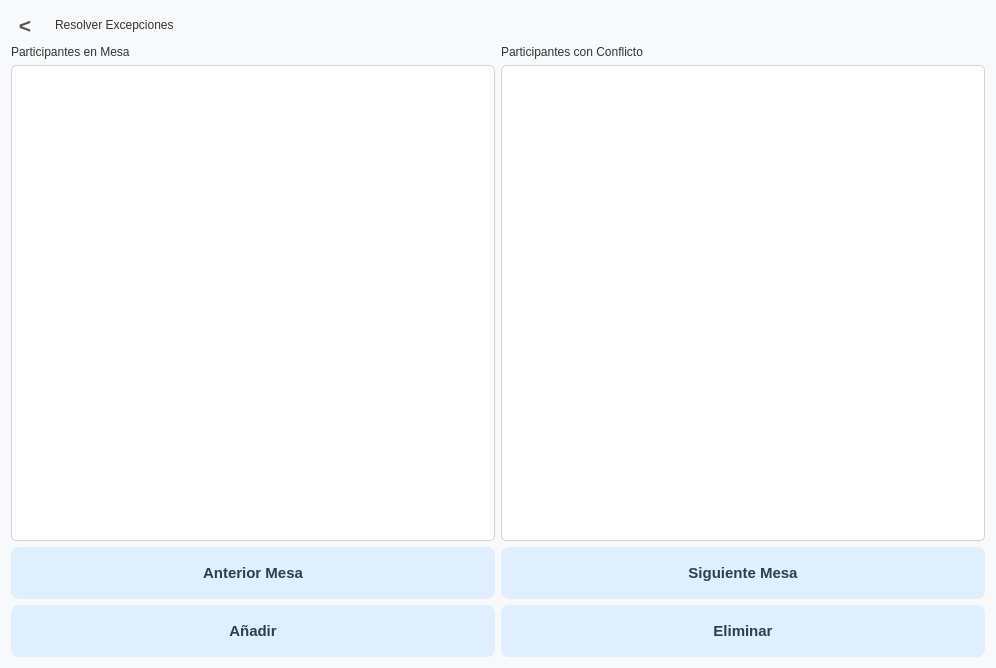
<?xml version="1.0" encoding="UTF-8"?>
<ui version="4.0">
 <class>Form</class>
 <widget class="QWidget" name="Form">
  <property name="geometry">
   <rect>
    <x>0</x>
    <y>0</y>
    <width>996</width>
    <height>668</height>
   </rect>
  </property>
  <property name="windowTitle">
   <string>Resolver Excepciones</string>
  </property>
  <property name="styleSheet">
   <string>
/* --- Estilo General --- */
QWidget {
    font-family: 'Segoe UI', 'Arial', 'sans-serif';
    background-color: #F8F9FA; /* Un blanco roto muy suave */
    color: #333333;
}

/* --- Título Principal --- */
QLabel[objectName=&quot;TitleLabel_Exceptions&quot;] {
    font-size: 24pt;
    font-weight: bold;
    color: #2C3E50; /* Un azul oscuro */
    padding-bottom: 10px;
    background-color: transparent;
}

/* --- Etiquetas de listas --- */
QLabel[objectName^=&quot;Label_&quot;] {
    font-size: 14pt;
    font-weight: bold;
    color: #333;
    background-color: transparent;
    padding-top: 10px;
}

/* --- Botón de Atrás --- */
QToolButton {
    font-size: 16pt;
    font-weight: bold;
    color: #555555;
    background-color: transparent;
    border: none;
    padding-right: 10px;
}
QToolButton:hover {
    color: #000000;
}

/* --- Botones Principales --- */
QPushButton {
    background-color: #E0EFFF; /* Azul pastel */
    color: #2C3E50;
    font-size: 11pt;
    font-weight: bold;
    border: none;
    border-radius: 8px; /* ¡ESQUINAS REDONDEADAS! */
    padding: 12px;
    min-height: 28px;
}
QPushButton:hover {
    background-color: #C6DFFF;
}
QPushButton:pressed {
    background-color: #B0D0FF;
}

/* --- Botón de &quot;Peligro&quot; (Eliminar) --- */
QPushButton[objectName=&quot;RemoveParticipant_Btn&quot;] {
    background-color: #FFEBEE; /* Rosa pastel */
    color: #D32F2F; /* Rojo oscuro */
}
QPushButton[objectName=&quot;RemoveParticipant_Btn&quot;]:hover {
    background-color: #FFCDD2;
}

/* --- Listas --- */
QListWidget {
    background-color: #FFFFFF;
    border: 1px solid #CED4DA;
    border-radius: 5px;
    padding: 5px;
    font-size: 10pt;
}
QListWidget::item:hover {
    background-color: #F1F3F5; /* Resaltar item al pasar el ratón */
}
QListWidget::item:selected {
    background-color: #E0EFFF; /* Resaltar item seleccionado */
    color: #2C3E50;
}
   </string>
  </property>
  <layout class="QVBoxLayout" name="verticalLayout_5" stretch="0,1,0">
   <item>
    <layout class="QHBoxLayout" name="horizontalLayout_Titulo_3" stretch="0,0,1">
     <item>
      <widget class="QToolButton" name="BackButton_Exceptions">
       <property name="text">
        <string>&lt;</string>
       </property>
       <property name="autoRaise">
        <bool>true</bool>
       </property>
      </widget>
     </item>
     <item>
      <widget class="QLabel" name="TitleLabel_Exceptions">
       <property name="text">
        <string>Resolver Excepciones</string>
       </property>
      </widget>
     </item>
     <item>
      <spacer name="horizontalSpacer_Titulo_3">
       <property name="orientation">
        <enum>Qt::Horizontal</enum>
       </property>
       <property name="sizeHint" stdset="0">
        <size>
         <width>40</width>
         <height>20</height>
        </size>
       </property>
      </spacer>
     </item>
    </layout>
   </item>
   <item>
    <layout class="QHBoxLayout" name="horizontalLayout_Lists" stretch="1,1">
     <item>
      <layout class="QVBoxLayout" name="verticalLayout_TableList">
       <item>
        <widget class="QLabel" name="Label_TableParticipants">
         <property name="text">
          <string>Participantes en Mesa</string>
         </property>
        </widget>
       </item>
       <item>
        <widget class="QListWidget" name="List_TableParticipants"/>
       </item>
      </layout>
     </item>
     <item>
      <layout class="QVBoxLayout" name="verticalLayout_ExceptionList">
       <item>
        <widget class="QLabel" name="Label_Exceptions">
         <property name="text">
          <string>Participantes con Conflicto</string>
         </property>
        </widget>
       </item>
       <item>
        <widget class="QListWidget" name="List_Exceptions"/>
       </item>
      </layout>
     </item>
    </layout>
   </item>
   <item>
    <layout class="QHBoxLayout" name="horizontalLayout">
     <item>
      <layout class="QVBoxLayout" name="verticalLayout_2">
       <item>
        <widget class="QPushButton" name="PrevTable_Btn">
         <property name="text">
          <string>Anterior Mesa</string>
         </property>
        </widget>
       </item>
       <item>
        <widget class="QPushButton" name="AddParticipant_Btn">
         <property name="text">
          <string>Añadir</string>
         </property>
        </widget>
       </item>
      </layout>
     </item>
     <item>
      <layout class="QVBoxLayout" name="verticalLayout_4">
       <item>
        <widget class="QPushButton" name="NextTable_Btn">
         <property name="text">
          <string>Siguiente Mesa</string>
         </property>
        </widget>
       </item>
       <item>
        <widget class="QPushButton" name="RemoveParticipant_Btn">
         <property name="text">
          <string>Eliminar</string>
         </property>
        </widget>
       </item>
      </layout>
     </item>
    </layout>
   </item>
  </layout>
 </widget>
 <resources/>
 <connections/>
</ui>
